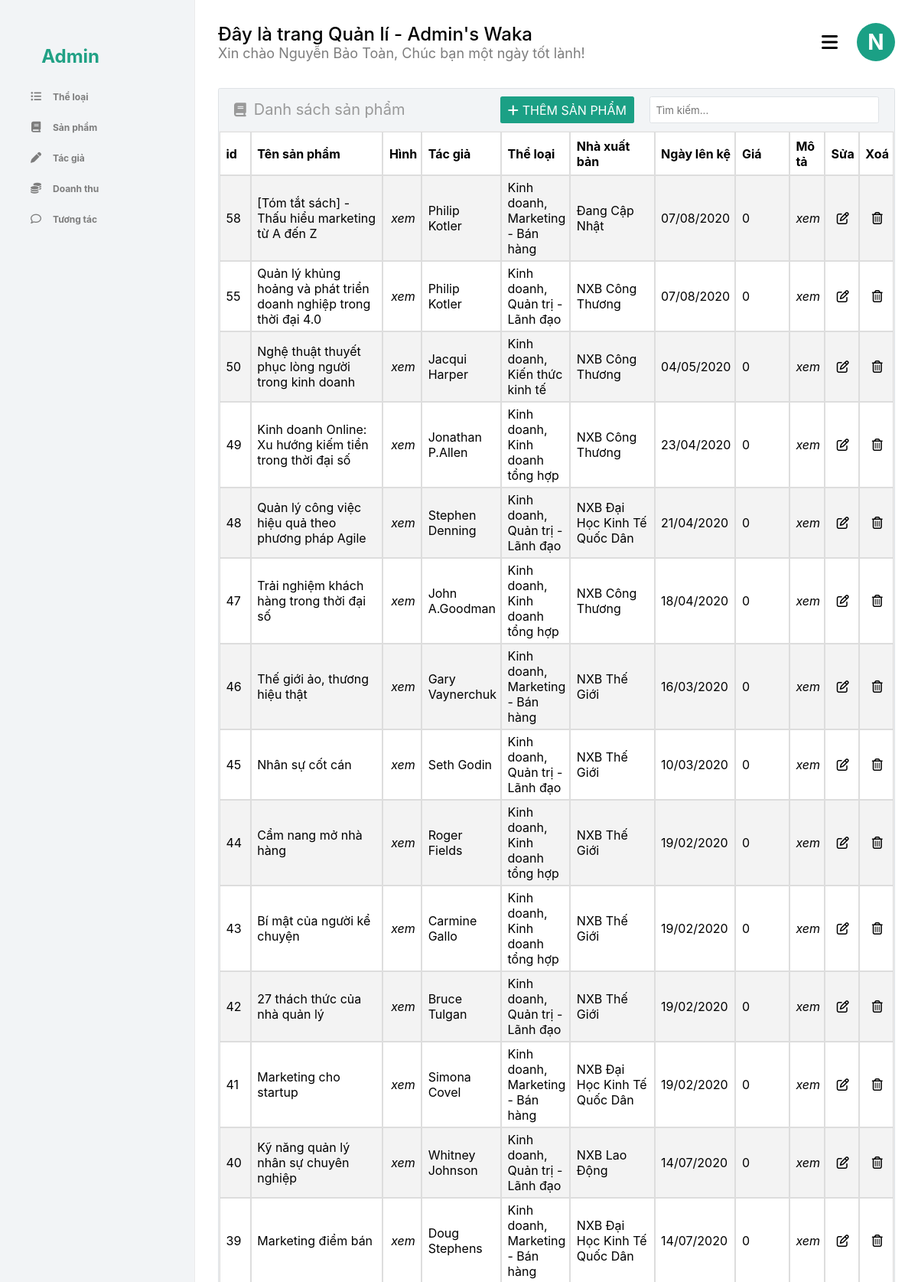
/admin.php?page=product (signed in, upper part), run on the app's committed database.
### tables this page shows
CREATE TABLE `sanpham` (
  `id` int(10) NOT NULL COMMENT 'id sản phẩm',
  `name` varchar(100) NOT NULL COMMENT 'Tên sản phẩm',
  `image` varchar(100) NOT NULL COMMENT 'Đường dẫn hình ảnh',
  `id_author` int(10) NOT NULL COMMENT 'id tác giả',
  `id_catalog` int(3) NOT NULL COMMENT 'id thể loại',
  `id_publisher` int(5) NOT NULL COMMENT 'id nhà xuất bản',
  `date` date NOT NULL DEFAULT current_timestamp() COMMENT 'Ngày cập nhật',
  `votes` int(10) DEFAULT 0 COMMENT 'Số lượng đánh giá',
  `views` int(10) DEFAULT 0 COMMENT 'Lượt xem',
  `price` int(10) DEFAULT 0 COMMENT 'Giá',
  `free` tinyint(1) DEFAULT 0 COMMENT 'Miễn phí hay không',
  `hot` tinyint(1) DEFAULT 0 COMMENT 'Độ hot của sản phẩm',
  `purchase` int(10) DEFAULT 0 COMMENT 'Lượt mua',
  `description` mediumtext DEFAULT NULL COMMENT 'Mô tả'
);

CREATE TABLE `tacgia` (
  `id` int(10) NOT NULL COMMENT 'id tác giả',
  `name` varchar(50) NOT NULL COMMENT 'Tên tác giả',
  `image` varchar(150) DEFAULT NULL COMMENT 'Đường dẫn hình ảnh',
  `description` mediumtext DEFAULT NULL COMMENT 'Mô tả'
);

CREATE TABLE `theloai` (
  `id` int(3) NOT NULL COMMENT 'id thể loại',
  `name` varchar(50) NOT NULL COMMENT 'Tên thể loại',
  `sort` tinyint(1) DEFAULT 0 COMMENT 'Sắp xếp'
);

CREATE TABLE `theloai_con` (
  `id` int(3) NOT NULL COMMENT 'id TL con',
  `name` varchar(50) NOT NULL COMMENT 'Tên TL con',
  `id_parent` int(3) NOT NULL COMMENT 'id TL cha',
  `sort` tinyint(1) DEFAULT 0 COMMENT 'Sắp xếp'
);

CREATE TABLE `nhaxuatban` (
  `id` int(5) NOT NULL COMMENT 'id nhà xuất bản',
  `name` varchar(50) NOT NULL COMMENT 'Tên nhà xuất bản'
);

### model/connect.php (called while the page is built, shortened)
<?php
    function connect()
    {
        $host = 'localhost';
        $dbname = 'waka';
        $username = 'root';
        $password = '';
        $options = array(PDO::MYSQL_ATTR_INIT_COMMAND => "SET NAMES utf8",
                        PDO::ATTR_ERRMODE => PDO::ERRMODE_EXCEPTION);
        $DBH = new PDO('mysql:host='.$host.';dbname='.$dbname, $username, $password, $options);
        return $DBH;
    }
    function query($sql)
    {
        $conn = connect();
        $stmt = $conn->prepare($sql);
        $stmt->execute();
        $stmt->setFetchMode(PDO::FETCH_ASSOC);
        return $stmt->fetchAll();
    }
?>

### model/sanpham.php (called while the page is built, shortened)
<?php
    include_once 'connect.php';
    function show_sp($id)
    {
        $sql =
            'SELECT sp.*,
                    DATE_FORMAT(date, "%d/%m/%Y") as "date",
                    tg.name as "name_author",
                    tl.id as "id_cat_parent",
                    tl.name as "name_cat_parent",
                    tlc.name as "name_catalog",
                    nxb.name as "name_publisher"
                FROM sanpham sp INNER JOIN tacgia tg ON sp.id_author = tg.id
                                INNER JOIN (theloai_con tlc INNER JOIN theloai tl ON tlc.id_parent = tl.id)
                                            ON sp.id_catalog = tlc.id
                                INNER JOIN nhaxuatban nxb ON sp.id_publisher = nxb.id
            WHERE 1';
        if($id == 0) $sql.= ' order by sp.id desc';
        return ($id == 0) ? query($sql) : queryOne($sql);
    }
?>

### view/admin/product/index.php (the view, shortened to what this page needs)
<div class="box_list_1">
    <p class="box_title">
        <i class='fas fa-book'></i></i>Danh sách sản phẩm
    </p>
    <input type="text" name="search" placeholder="Tìm kiếm..." class="search_input">
    <span class="insert_button green_button" id="insert_button">
        <i class='fas fa-plus'></i>Thêm sản phẩm
    </span>
    <table>
        <thead>
            <th width="5%">id</th>
            <th width="25%">Tên sản phẩm</th>
            <th width="5%">Hình</th>
            <th width="10%">Tác giả</th>
            <th width="10%">Thể loại</th>
            <th width="15%">Nhà xuất bản</th>
            <th width="10%">Ngày lên kệ</th>
            <th width="10%">Giá</th>
            <th width="5%">Mô tả</th>
            <th width="2.5%">Sửa</th>
            <th width="2.5%">Xoá</th>
        </thead>
        <tbody>
            <?php
                foreach($dssp as $sp)
                {
                    $image = $books_imagepath.$sp['id_cat_parent'].'/'.$sp['image'];
                    if(is_file($image))
                    {
                        $image = '<img src="'.$image.'" alt="'.$image.'">';
                    }
                    else
                    {
                        $image = '<p><p>IMAGE URL</p><p>NOT FOUND!</p></p>';
                    }
                    echo
                        '<tr>
                            <td>'.$sp['id'].'</td>
                            <td>'.$sp['name'].'</td>
                            <td>
                                <span class="center_button">
                                    xem
                                    <div class="preview_image">
                                        '.$image.'
                                    </div>
                                </span>
                            </td>
                            <td>'.$sp['name_author'].'</td>
                            <td>'.$sp['name_cat_parent'].', '.$sp['name_catalog'].'</td>
                            <td>'.$sp['name_publisher'].'</td>
                            <td>'.$sp['date'].'</td>
                            <td>'.$sp['price'].'</td>
                            <td>
                                <span class="center_button">
                                    xem
                                    <div class="preview_content">
                                        <p>'.$sp['description'].'</p>
                                    </div>
                                </span>
                            </td>
                            <td>
                                <a href="#edit-product-'.$sp['id'].'" class="center_button edit_button" data-idpro="'.$sp['id'].'"><i class="far fa-edit"></i></span>
                            </td>
                            <td>
                                <span class="center_button del_button" data-idpro="'.$sp['id'].'" data-namepro="'.$sp['name'].'"><i class="far fa-trash-alt"></i></span>
                            </td>
                        </tr>';
                }
            ?>
        </tbody>
    </table>
</div>

### view/admin/css/style.css (style rules this page uses)
* { font-family: -apple-system, BlinkMacSystemFont, 'Segoe UI', Roboto, Oxygen, Ubuntu, Cantarell, 'Open Sans', 'Helvetica Neue', sans-serif; box-sizing: border-box; word-wrap: break-word; outline: none; }
body { margin: 0; min-height: 100%; position: relative; z-index: -1; }
a { text-decoration: none; color: black; }
p.box_title { display: inline-block; height: 55px; margin: 0px; padding: 0px 0px 0px 10px; font-size: 20px; color: #999; line-height: 55px; }
p.box_title i { font-size: 18px; margin: 0px 10px 0px; }
.insert_button { display: block; float: right; width: fit-content; height: 35px; margin: 10px 20px 10px 0px; padding: 7.5px 10px; border-radius: 2.5px; text-transform: uppercase; color: #fff; background-color: #1ba085; cursor: pointer; }
.insert_button i { margin-right: 5px; }
.box_list_1 { float: left; width: 100%; background-color: #F2F4F6; border: 1px solid #dee2e6; border-radius: 2.5px; position: relative; }
.box_list_1 input.search_input { float: right; width: 300px; height: 35px; margin: 10px 20px 10px 0px; padding: 7.5px 5px 7.5px 7.5px; border: 1px solid #dee2e6; border-radius: 2.5px; }
.box_list_1 table { float: left; width: 100%; border: 1px solid #eee; border-spacing: 0; }
.box_list_1 table th, .box_list_1 table td { border: 1px solid #ddd; }
.box_list_1 table thead th { padding: 7.5px 5px 7.5px 7.5px; text-align: left; background-color: #fff; }
.box_list_1 table tr { background-color: #fff; }
.box_list_1 table tr:nth-of-type(odd) { background-color: #f3f3f3; }
.box_list_1 table tr td { padding: 5px 5px 5px 7.5px; }
.box_list_1 table .center_button { display: inline-block; width: 100%; font-style: italic; text-align: center; cursor: pointer; position: relative; }

### data on the page
sanpham: id "58", name "[Tóm tắt sách] - Thấu hiểu marketing từ A đến Z", id_author.name "Philip Kotler", theloai.name "Kinh doanh", id_catalog.name "Marketing - Bán hàng", id_publisher.name "Đang Cập Nhật", date "07/08/2020", price "0"
sanpham: id "55", name "Quản lý khủng hoảng và phát triển doanh nghiệp trong thời đại 4.0", id_author.name "Philip Kotler", theloai.name "Kinh doanh", id_catalog.name "Quản trị - Lãnh đạo", id_publisher.name "NXB Công Thương", date "07/08/2020", price "0"
sanpham: id "50", name "Nghệ thuật thuyết phục lòng người trong kinh doanh", id_author.name "Jacqui Harper", theloai.name "Kinh doanh", id_catalog.name "Kiến thức kinh tế", id_publisher.name "NXB Công Thương", date "04/05/2020", price "0"
sanpham: id "49", name "Kinh doanh Online: Xu hướng kiếm tiền trong thời đại số", id_author.name "Jonathan P.Allen", theloai.name "Kinh doanh", id_catalog.name "Kinh doanh tổng hợp", id_publisher.name "NXB Công Thương", date "23/04/2020", price "0"
sanpham: id "48", name "Quản lý công việc hiệu quả theo phương pháp Agile", id_author.name "Stephen Denning", theloai.name "Kinh doanh", id_catalog.name "Quản trị - Lãnh đạo", id_publisher.name "NXB Đại Học Kinh Tế Quốc Dân", date "21/04/2020", price "0"
sanpham: id "47", name "Trải nghiệm khách hàng trong thời đại số", id_author.name "John A.Goodman", theloai.name "Kinh doanh", id_catalog.name "Kinh doanh tổng hợp", id_publisher.name "NXB Công Thương", date "18/04/2020", price "0"
sanpham: id "46", name "Thế giới ảo, thương hiệu thật", id_author.name "Gary Vaynerchuk", theloai.name "Kinh doanh", id_catalog.name "Marketing - Bán hàng", id_publisher.name "NXB Thế Giới", date "16/03/2020", price "0"
sanpham: id "45", name "Nhân sự cốt cán", id_author.name "Seth Godin", theloai.name "Kinh doanh", id_catalog.name "Quản trị - Lãnh đạo", id_publisher.name "NXB Thế Giới", date "10/03/2020", price "0"
sanpham: id "44", name "Cẩm nang mở nhà hàng", id_author.name "Roger Fields", theloai.name "Kinh doanh", id_catalog.name "Kinh doanh tổng hợp", id_publisher.name "NXB Thế Giới", date "19/02/2020", price "0"
sanpham: id "43", name "Bí mật của người kể chuyện", id_author.name "Carmine Gallo", theloai.name "Kinh doanh", id_catalog.name "Kinh doanh tổng hợp", id_publisher.name "NXB Thế Giới", date "19/02/2020", price "0"
sanpham: id "42", name "27 thách thức của nhà quản lý", id_author.name "Bruce Tulgan", theloai.name "Kinh doanh", id_catalog.name "Quản trị - Lãnh đạo", id_publisher.name "NXB Thế Giới", date "19/02/2020", price "0"
sanpham: id "41", name "Marketing cho startup", id_author.name "Simona Covel", theloai.name "Kinh doanh", id_catalog.name "Marketing - Bán hàng", id_publisher.name "NXB Đại Học Kinh Tế Quốc Dân", date "19/02/2020", price "0"
sanpham: id "40", name "Kỹ năng quản lý nhân sự chuyên nghiệp", id_author.name "Whitney Johnson", theloai.name "Kinh doanh", id_catalog.name "Quản trị - Lãnh đạo", id_publisher.name "NXB Lao Động", date "14/07/2020", price "0"
sanpham: id "39", name "Marketing điểm bán", id_author.name "Doug Stephens", theloai.name "Kinh doanh", id_catalog.name "Marketing - Bán hàng", id_publisher.name "NXB Đại Học Kinh Tế Quốc Dân", date "14/07/2020", price "0"

### other printed values
$name "Nguyễn Bảo Toàn"
$firts_letter "N"
